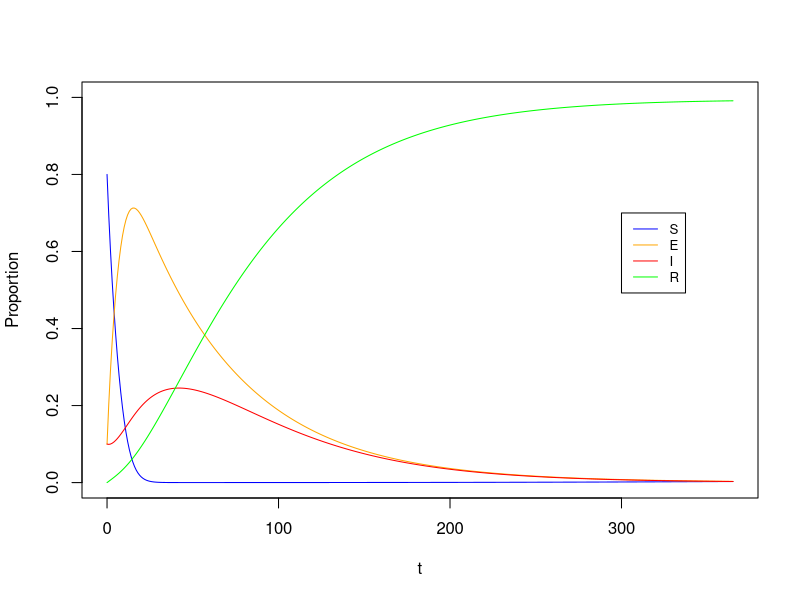

The R script that drew this image:
library(deSolve)


seir_ode <- function(t,Y,par){
  S <- Y[1]
  E <- Y[2]
  I <- Y[3]
  R <- Y[4]
  
  beta  <- par[1]
  sigma <- par[2]
  gamma <- par[3]
  mu    <- par[4]
  
  dYdt <- vector(length=3)
  dYdt[1] = mu-beta*I*S-mu*S
  dYdt[2] = beta*I*S-(sigma+mu)*E
  dYdt[3] = sigma*E-(gamma+mu)*I
  
  return(list(dYdt))
}

beta  <- 520/365;
sigma <- 1/60;
gamma <- 1/30;
mu    <- 774835/(65640000*365) # UK birth and population figures 2016
init  <- c(0.8,0.1,0.1)
t     <- seq(0,365)
par   <- c(beta,sigma,gamma,mu)

sol <- lsoda(init,t,seir_ode,par)

# Plot
plot(t,sol[,2],type="l",col="blue",ylim=c(0,1),ylab="Proportion")
lines(t,sol[,3],col="orange")
lines(t,sol[,4],col="red")  
lines(t,1-rowSums(sol[,2:4]),col="green")
legend(300,0.7,legend=c("S","E","I","R"),col=c("blue","orange","red","green"), lty=1, cex=0.8)
